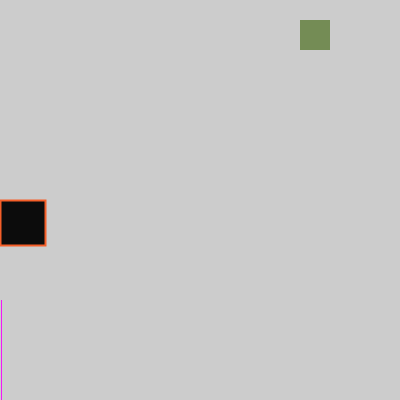
Frame 1 (no input)
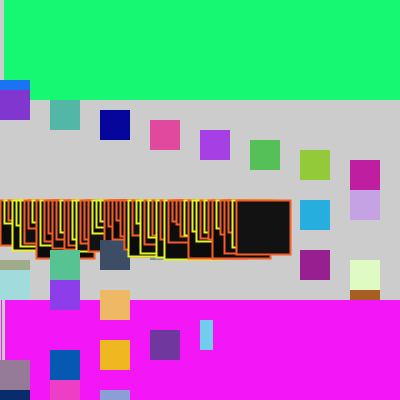
Frame 60 (the mouse pressed at the canvas centre just before this capture)
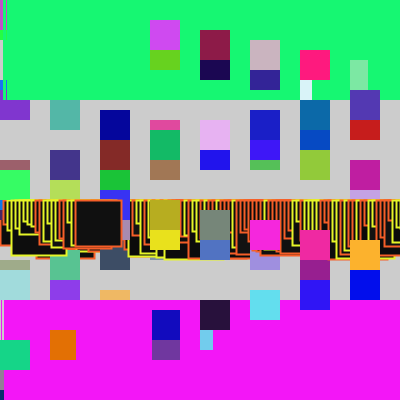
Frame 120 (the mouse held since frame 60 and released just before this capture)

The Processing sketch that drew these frames (run headless with seeded random() and noise(); from frame 60 on, the mouse is pressed at the canvas centre):

// Processing sketch: processing_176080
// ── processing_176080.pde

// initial position for the circle
float circle_x = 300;
float circle_y = 20;
// how much to move the rectangle on each frame
float move_x = 50;
float move_y = -10;
float x = 0;


void setup() {
 size(400,400);
 fill(#89EA24);
noStroke();
 strokeWeight(2);
smooth();
}
void draw() {
  float circle_size = random(20, 60);
  fill(random(10,20));
 if (random(50) > 20) {
      stroke(#F55E28);
    } 
    else {
      stroke(#E6F528);
    }
  rect(0 + x, 200, circle_size, circle_size);
    
  fill(#16F772);
  noStroke();
  rect(x, 0, x, 100);
  x = x + 1;

  if (x > width) {
    x = 0;
  }
  // sometimes we decide to change the line color
  if (random(250) > 70) {
    noStroke();
    // now we decide if to use black or white
    if (random(50) > 20) {
  
      stroke(#F57D40);
    } 
    else {
      stroke(#6340F5);
    }
    
  }
fill(#F316F7);
 noStroke();
  rect(x, 300, x, 100);
  x = x + 3;

  if (x > height) {
    x = 400;
 }
 
  // sometimes we decide to change the line color
  if (random(100) > 70) {
  
    // now we decide if to use black or white
    if (random(100) > 50) {
      stroke(0);
    } 
    else {
      stroke(255);
    }
    
  }

        
  
  stroke(#15FF9F);
  fill(random(255),random(255),random(255));
noStroke();
  rect(circle_x, circle_y, 30, 30);
 fill(2);
line(circle_x, circle_y, 0, 0);
 circle_x = circle_x + move_x;
 circle_y = circle_y + move_y;
  if(circle_x > width) {
   circle_x = width;
   move_x = -move_x;
   println("too far right");
 }
 if(circle_y > height) {
   circle_y = height;
   move_y = -move_y;
   println("too far bottom");
 }
 if(circle_x < 0) {
   circle_x = 0;
   move_x = -move_x;
   println("too far left");
 }
 
 if(circle_y < 0) {
   circle_y = 0;
   move_y = -move_y;
   println("too far top");
 }
}
void keyPressed() {
  if(key==' '){ 
    background(random(255), random(255), random(255));}
    if(key=='b'){
      fill(random(#8228FA,#FF9512)); rect(circle_x, circle_y, 20, 20);
    }
  }
  
